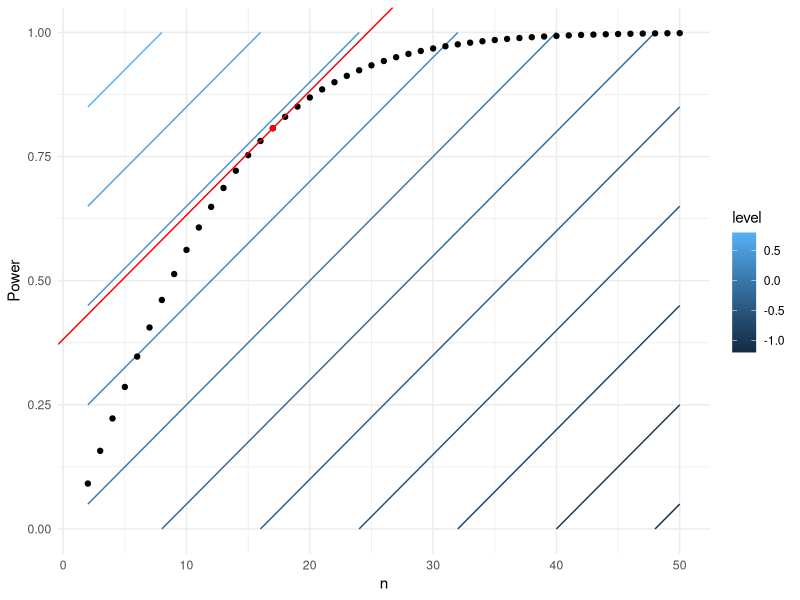
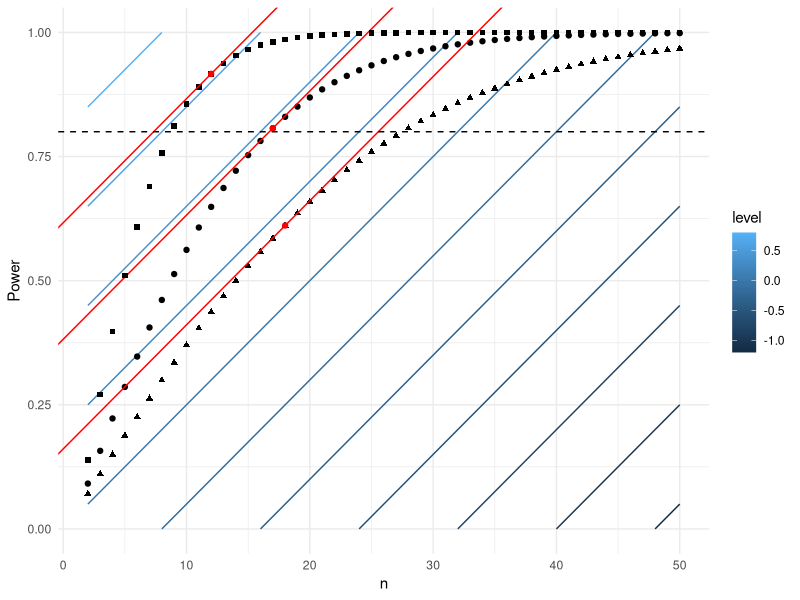
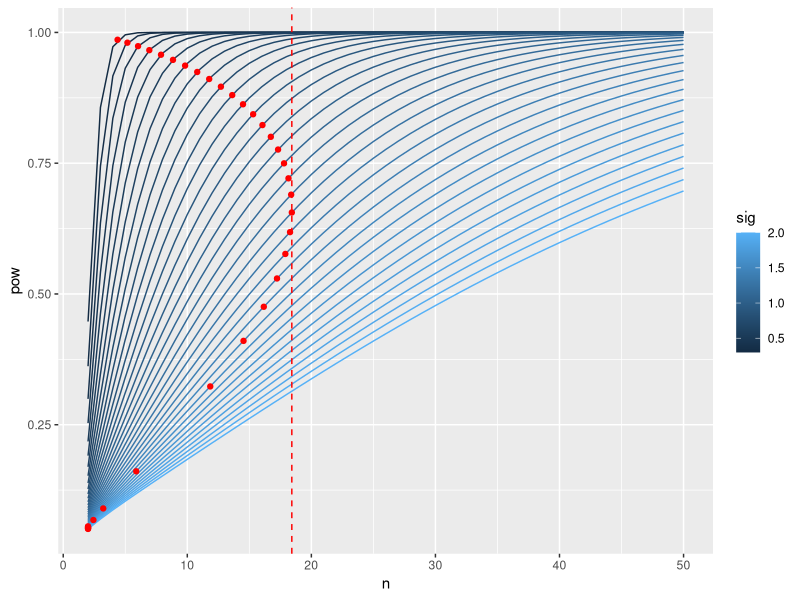
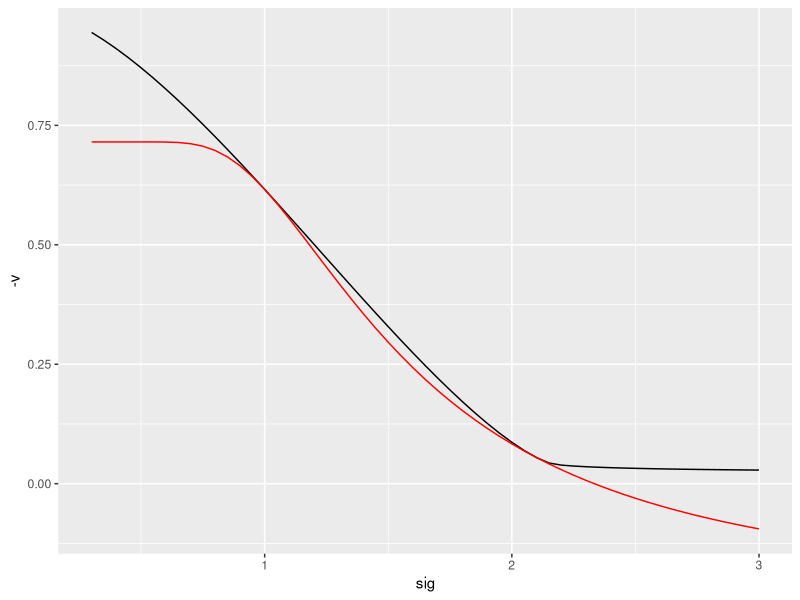

Write R code to recreate these figures, in order. (Note: this script raises an error after producing the figures.)
## ---- chunk 1
knitr::opts_chunk$set(echo = TRUE)
require(numDeriv)
require(ggplot2)
## ---- chunk 2
value <- function(x, lambda)
{
  n <- x[1]; pow <- x[2]
  pow - lambda*n
}
## ---- chunk 3
lambda <- 0.025

df <- expand.grid(n=2:50, pow=1)
df$pow <- sapply(df$n, function(n) power.t.test(n=n, delta=1)$power)
df$v <- apply(df, 1, value, lambda = lambda)

opt <- df[which.max(df$v),]

# value contours
df2 <- expand.grid(n=2:50, pow=seq(0,1,0.05))
df2$v <- apply(df2, 1, value, lambda=lambda)

ggplot(df2, aes(n, pow)) + geom_contour(aes(z=v, colour=..level..)) +
  geom_point(data=df) + geom_point(data=opt, colour="red") +
  geom_abline(slope=lambda, intercept = opt$p - lambda*opt$n, colour="red") +
  ylab("Power") + theme_minimal()

#ggsave("./paper/figures/ex1_tangent.pdf", height=9, width=14, units="cm")
## ---- chunk 4
df3 <- expand.grid(n=2:50, pow=1)
df3$pow <- sapply(df3$n, function(n) power.t.test(n=n, delta=1, sd=0.7)$power)
df3$v <- apply(df3, 1, value, lambda = lambda)
opt3 <- df3[which.max(df3$v),]

df4 <- expand.grid(n=2:50, pow=1)
df4$pow <- sapply(df4$n, function(n) power.t.test(n=n, delta=1, sd=1.3)$power)
df4$v <- apply(df4, 1, value, lambda = lambda)
opt4 <- df4[which.max(df4$v),]

ggplot(df2, aes(n, pow)) + geom_contour(aes(z=v, colour=..level..)) +
  geom_point(data=df) + geom_point(data=opt, colour="red") +
  geom_abline(slope=lambda, intercept = opt$p - lambda*opt$n, colour="red") +
  
  geom_point(data=df3, shape=15) + geom_point(data=opt3, colour="red") +
  geom_abline(slope=lambda, intercept = opt3$p - lambda*opt3$n, colour="red") +
  
  geom_point(data=df4, shape=17) + geom_point(data=opt4, colour="red") +
  geom_abline(slope=lambda, intercept = opt4$p - lambda*opt4$n, colour="red") +
  
  geom_hline(yintercept = 0.8, linetype=2) +
  
  ylab("Power") + theme_minimal()

#ggsave("./paper/figures/ex1_3tangents.pdf", height=9, width=14, units="cm")

cbind(rbind(opt3, opt, opt4), sd=c(0.7, 1, 1.3))
## ---- chunk 5
df <- expand.grid(n=2:50, sig=seq(0.3,2,0.05))
df$pow <- apply(df, 1, function(x) power.t.test(n=x[1], delta=1, sd=x[2])$power)
df$v <- df$pow - lambda*df$n

f <- function(n, sig)
{
  pow <- power.t.test(n=n, delta=1, sd=sig)$power
  -(pow - lambda*n)
}

opt <- data.frame(sig=seq(0.3,2,0.05), n=1)
opt$n <- sapply(opt$sig, function(x) optim(10, f, method="Brent", lower=2, upper=50, sig=x)$par)
opt$pow <- apply(opt, 1, function(x) power.t.test(n=x[2], delta=1, sd=x[1])$power)

ggplot(df, aes(n, pow, colour=sig, group=as.factor(sig))) + geom_line() +
  geom_point(data=opt, colour="red") +
  geom_vline(xintercept = max(opt$n), linetype=2, colour="red")

opt[which.max(opt$n),]
## ---- chunk 6
lambda <- grad(function(n) power.t.test(n=n, delta=0.3, sd=1)$power, 235)

get_value <- function(n, sig, lambda)
{
  pow <- power.t.test(n=n, delta=0.3, sd=sig)$power
  -(pow - lambda*n)
}

opt <- data.frame(n= 22, sig=seq(0.3,3,0.05))

opt$n <- sapply(opt$sig, function(x) optim(10, get_value, method="Brent", lower=2, upper=500, sig=x, lambda=lambda)$par)
opt$v <- apply(opt, 1, function(x) get_value(x[1],x[2], lambda))

rob <- data.frame(n= 235, sig=seq(0.3,3,0.05))
rob$v <- apply(rob, 1, function(x) get_value(x[1], x[2], lambda))

ggplot(opt, aes(sig, -v)) + geom_line() +
  geom_line(data=rob, colour="red")
## ---- chunk 7
coverage <- function(fixed, opt, diff, lambda)
{
  df <- data.frame(sig = opt$sig)
  df$n <- fixed
  df$v <- sapply(df$sig, function(x) get_value(fixed, x, lambda))
  df$d <- df$v - opt$v
  -sum(df$d <= diff)
}

opt <- data.frame(sig=seq(0.3,2,0.01))
opt$n <- sapply(opt$sig, function(x) optim(10, get_value, method="Brent", lower=2, upper=500, sig=x, lambda=lambda)$par)
opt$v <- apply(opt, 1, function(x) get_value(x[2],x[1], lambda))

diff <- 0.02
o <- psoptim(200, coverage, opt=opt, diff=diff, lambda=lambda,
              lower = 2, upper = 500)
## ---- chunk 8
clus_pow <- function(x, var_t, rho)
{
  k <- x[1]; n <- x[2]; m <- n/k
  clus_var <- var_t*rho + (var_t - var_t*rho)/m
  power.t.test(n=k, delta=0.3, sd=sqrt(clus_var))$power
}

clus_pow(c(25, 450), 1, 0.05)
lambda <- grad(clus_pow, c(25, 450), var_t=1, rho=0.05)


f <- function(x, var_t, rho)
{
  pow <- clus_pow(x, var_t, rho)
  -(pow - sum(lambda*x))
}

opt <- expand.grid(var_t=seq(0.8, 2, 0.05), rho=seq(0,0.2,0.01))
opt <- cbind(opt, t(apply(opt, 1, function(x) optim(c(10,10), fn=f, lower=c(2,2), upper=c(50,1000), var_t=x[1], rho=x[2], method="L-BFGS-B")$par)))
names(opt)[3:4] <- c("k", "n")
opt$v <- apply(opt, 1, function(x) f(x[3:4],x[1],x[2]))

rob <- opt
rob$k <- 25
rob$n <- 450
rob$v <- apply(rob, 1, function(x) f(x[3:4],x[1],x[2]))

rob$d <- opt$v - rob$v

ggplot(rob, aes(var_t, rho, z=d, colour=..level..)) + geom_contour(breaks=c(-0.0001,seq(-0.01,-0.1,-0.01))) +
  ylab(expression(rho)) + xlab(expression(sigma[t]^2)) +
  theme_minimal()

sum(rob$v - opt$v)
## ---- chunk 9
# see chapter 9, D.Collet Modelling survival data in medical research
s_bar <- function(x, med1, med2)
{
  # Assuming exponential models with medians med1 and med2,
  # so S(x) = exp(-ln(2)x/med)
  (exp( -(log(2)/med1)*x ) + exp( -(log(2)/med2)*x ))/2
}
  
get_pow <- function(x, med1)
{
  # med1 - median survival control
  # x - (accrual time period, total trial time)
  # a - accrual time period
  # f - follow-up time period
  a <- x[[1]]; f <- max(x[[2]] - x[[1]], 0)
  dif <- 2
  med2 <- med1 + dif
  m <- 10.3 # monthly accrual rate
  theta <- log(med1/med2) # log harzard ratio
  
  # Expected sample size
  n <- m*a
  # Probability of an event
  prob_d <- 1 - (s_bar(f, med1, med2) + 4*s_bar(0.5*a + f, med1, med2) + s_bar(a + f, med1, med2))/6
  # Expected number of events
  d <- n*prob_d
  # Power
  pnorm( -theta*sqrt(d)/2 - qnorm(0.975) )
}

get_pow(c(23,48), 4.5)
lambda <- grad(get_pow, c(23,48), med1=4.5)
## ---- chunk 10
get_value <- function(x, med1, lambda)
{
  #if(x[1] < 1 | x[1] > 100 | x[2] < 1 | x[2] > 100) return(100000)
  pow <- get_pow(x, med1)
  
  -(pow - sum(lambda*x))
}

get_design <- function(med1)
{
  o <- optim(c(25,50), get_value, med1=med1, lambda=lambda,
              lower = c(0,0), upper = c(100,100), method="L-BFGS-B")
  return(c(o$par, -o$value))
} 

df <- data.frame(med1=seq(2, 8, 0.05))
df <- cbind(df, t(sapply(df$med1, get_design)))
names(df)[2:4] <- c("a", "t", "v")

df2 <- data.frame(med1=df$med1)
fixed <- c(21, 47)
df2$a <- fixed[1]; df2$t <- fixed[2]
df2$v <- -sapply(df2$med1, function(x) get_value(fixed, x, lambda))
df2$d <- df2$v - df$v

# Optimal designs
ggplot(df, aes(a, t-a, colour=med1)) + geom_point() +
  xlab("Accrual") + ylab("Follow-up") +
  theme_minimal()

# Optimal and fixed design values
ggplot(df2, aes(med1)) + geom_line(aes(y=v)) + geom_line(aes(y=-d), colour="blue") +
  geom_line(data=df, aes(y=v), colour="red") + 
  xlab("Median survival time") + ylab("Value") +
  theme_minimal()
## ---- chunk 11
coverage <- function(fixed, df, diff, lambda)
{
  df2 <- data.frame(med1=df$med1)
  df2$a <- fixed[1]; df2$t <- fixed[2]
  df2$v <- -sapply(df2$med1, function(x) get_value(fixed, x, lambda))
  df2$d <- df2$v - df$v
  -sum(-df2$d <= diff)
}

df <- data.frame(med1=seq(2, 8, 0.01))
df <- cbind(df, t(sapply(df$med1, get_design)))
names(df)[2:4] <- c("a", "t", "v")

diff <- 0.01
opt <- psoptim(c(35,50), coverage, df=df, diff=diff, lambda=lambda,
              lower = c(0,0), upper = c(100,100))#, method="L-BFGS-B")
## ---- chunk 12
ns <- 2:80
pow <- sapply(ns, function(x) power.t.test(n=x, delta=1)$power)
se <- sqrt(2*1/ns)

plot(ns, se)
plot(se, pow)
## ---- chunk 13
library(numDeriv)

get_power <- function(k, sd)
{
  if(k <= 1){
    return(0)
  } else {
    d <- 1
    # Use the large-sample normal approximation
    p <- 1-pnorm(qnorm(0.975)*sqrt((2*sd^2)/k), d, sqrt((2*sd^2)/k))
    return(p)
  }
}

# Guess of the sd of cluster means is ~ 1.9
get_power(57, 1.9)
# Infer the value function parameter based on our original choice
lambda <- grad(get_power, 57, sd=1.9)

get_value <- function(k, sd)
{
  pow <- get_power(k, sd)
  return(-(pow - lambda*k))
}

get_k <- function(sd)
{
  # Find the k such that value is maximised
  sd <- sd[[1]]
  o <- optim(1, get_value, lower=c(0), upper=c(100), sd=sd, method="Brent")
  return(c(o$par, o$value))
}

get_k_SSR <- function(sd)
{
  # For comparison, show the k needed to get 80% power
  k <- 2*(qnorm(1-0.025) + qnorm(0.8))^2 * (sd^2/1)
  return(c(k, get_value(k, sd)))
}


df <- data.frame(sd=seq(0.1,4,0.05))
df <- cbind(df, t(sapply(df$sd, get_k)))
names(df)[2:3] <- c("k", "v")
df <- cbind(df, t(sapply(df$sd, get_k_SSR)))
names(df)[4:5] <- c("k_SSR", "v_SSR")
df$pow <- sapply(1:nrow(df), function(i, df) get_power(df[i,2], df[i,1]), df=df)

ggplot(df, aes(sd, k)) + geom_line() +
  geom_vline(xintercept = 1.9, linetype=2) +
  geom_line(data=df, aes(sd,k_SSR), colour="darkred")
## ---- chunk 14
# Robust sample size
k_rob <- max(df$k)
df_rob <- data.frame(sd = df$sd)
df_rob$pow <- sapply(df_rob, get_power, k=k_rob)


# Simulate SSR
sim_SSR <- function(sd)
{
  k <- 29; m <- 4
  c_means <- rnorm(2*k, 0, sd)
  sd_est <- sd(c_means)
  new_k <- max(57, get_k_SSR(sd_est)[1])
  return(new_k)
}

batch_SSR <- function(sd)
{
  ks <- replicate(1000, sim_SSR(sd))
  pows <- sapply(ks, get_power, sd=sd)
  return(c(as.numeric(quantile(ks, c(0.01,0.1,0.5,0.9,0.99))), as.numeric(quantile(pows, c(0.01,0.1,0.5,0.9,0.99)))))
}

df_SSR <- data.frame(sd = df$sd)
df_SSR <- cbind(df_SSR, t(sapply(df_SSR$sd, batch_SSR)))
names(df_SSR)[2:6] <- c("kq01", "kq10", "kq50", "kq90", "kq99")
names(df_SSR)[7:11] <- c("pq01", "pq10", "pq50", "pq90", "pq99")

# Plot sample sizes
ggplot(df_SSR, aes(sd, kq50)) + geom_line(colour="darkred") +
  geom_ribbon(aes(ymin = kq10, ymax = kq90), alpha=0.2, fill="darkred") + 
  geom_ribbon(aes(ymin = kq01, ymax = kq99), alpha=0.2, fill="darkred") +
  geom_hline(yintercept = k_rob, colour="darkgreen") +
  ylim(c(0,400))

# Plot powers
ggplot(df_SSR, aes(sd, pq50)) + geom_line(colour="darkred") +
  geom_ribbon(aes(ymin = pq10, ymax = pq90), alpha=0.2, fill="darkred") + 
  geom_ribbon(aes(ymin = pq01, ymax = pq99), alpha=0.2, fill="darkred") +
  geom_line(data=df_rob, aes(sd, pow), colour="darkgreen") +
  ylim(c(0,1))
## ---- chunk 15
get_power <- function(x, sd)
{
  k <- x[1]; alpha <- x[2]; d <- 0.3
  if(k <= 1){
    return(0)
  } else {
    # Use the large-sample normal approximation
    p <- 1-pnorm(qnorm(1-alpha)*sqrt((2*sd^2)/k), d, sqrt((2*sd^2)/k))
    return(p)
  }
}

get_power(c(235, 0.025), 1)
lambda <- grad(get_power, c(235, 0.025), sd=1)

get_value <- function(x, sd)
{
  k <- x[1]; alpha <- x[2]; d <- 1
  if(k < 2 | k > 800 | alpha <=0 | alpha >=1) return(10000)
  pow <- get_power(c(k, alpha), sd=sd)
  return(-(pow - lambda[1]*k - lambda[2]*alpha))
}

get_design <- function(sd, starting=c(95.5,0.025))
{
  o <- optim(starting, get_value, sd=sd)
  return(c(o$par, o$value))
}


sds <- seq(0.1,3,0.02)
df <- NULL
df <- rbind(df, c(sds[1], get_design(sds[1])))
for(i in 2:length(sds)){
  df <- rbind(df, c(sds[i], get_design(sds[i], starting = df[i-1,2:3])))
}
df <- as.data.frame(df)
names(df) <- c("sd", "k", "a", "v")
df$p <- apply(df[,1:3], 1, function(x) get_power(x[2:3], sd=x[1]))
df$c <- apply(df, 1, function(x) sqrt(2*x[1]^2/x[2])*qnorm(1-x[3]))

ggplot(df, aes(k, a, colour=sd)) + geom_point() 

# Get value of fixed design
rob <- data.frame(sd=sds, k=235, a=0.025)
rob$v <- apply(rob, 1, function(x) get_value(x[2:3], x[1]))

df2 <- rbind(rob, df[,c("sd", "k", "a", "v")])

ggplot(df2, aes(sd, v, colour=k)) + geom_point()

# Get vakue of optimal design with constrained alpha

get_value2 <- function(x, sd)
{
  k <- x[1]; d <- 1; alpha <- 0.025
  pow <- get_power(c(k, alpha), sd=sd)
  return(-(pow - lambda[1]*k - lambda[2]*alpha))
}

get_design2 <- function(sd, starting=c(95.5))
{
  o <- optim(starting, get_value2, sd=sd, method="Brent", lower = 2, upper = 800)
  return(c(o$par, o$value))
}

df3 <- data.frame(sd=df$sd)
df3 <- cbind(df3, t(sapply(df3$sd, get_design2)))
names(df3)[2:3] <- c("k", "v")
df3$a <- 0.025

df2 <- rbind(df2, df3[,c(1,2,4,3)])
df2$t <- c(rep("rob", 146), rep("opt", 146), rep("opt2", 146))

ggplot(df2, aes(sd, v, colour=k, shape=t)) + geom_point()
## ---- chunk 16
# see chapter 9, D.Collet Modelling survival data in medical research
s_bar <- function(x, med1, med2)
{
  # Assuming exponential models with medians med1 and med2,
  # so S(x) = exp(-ln(2)x/med)
  (exp( -(log(2)/med1)*x ) + exp( -(log(2)/med2)*x ))/2
}
  
get_beta <- function(x, med1)
{
  # med1 - median survival control
  # x - (accrual time period, total trial time)
  # a - accrual time period
  # f - follow-up time period
  a <- x[[1]]; f <- x[[2]] - x[[1]]
  dif <- 2
  med2 <- med1 + dif
  m <- 10.3 # monthly accrual rate
  theta <- log(med1/med2) # log harzard ratio
  
  # Expected sample size
  n <- m*a
  # Probability of an event
  prob_d <- 1 - (s_bar(f, med1, med2) + 4*s_bar(0.5*a + f, med1, med2) + s_bar(a + f, med1, med2))/6
  # Expected number of events
  d <- n*prob_d
  # Power
  pow <- pnorm( -theta*sqrt(d)/2 - qnorm(0.975) )
  return(1-pow)
}

get_beta(c(23,48), 4.5)
w <- grad(get_beta, c(23,48), med1=4.5)
## ---- chunk 17

get_value <- function(x, med1)
{
  if(x[1] < 1 | x[1] > 100 | x[2] < 1 | x[2] > 100) return(100000)
  beta <- get_beta(x, med1)
  return(beta - sum(w*x))
}

get_design <- function(med1)
{
  o <- optim(c(5,5), get_value, med1=med1)
  return(c(o$par, o$value))
}

df <- data.frame(med1=seq(2, 10, 0.05))
df <- cbind(df, t(sapply(df$med1, get_design)))
names(df)[2:4] <- c("a", "t", "v")

ggplot(df, aes(a, t, colour=med1)) + geom_point() 
## ---- chunk 18
# Fixed t, total time for study (i.e. accrual time + follow-up time)
obj_func_fixed_t <- function(a, t, med1)
{
  x <- c(a, t)
  beta <- get_beta(x, med1=med1)
  return(beta - sum(w*x))
}

eval_p_fixed_t <- function(med1, t)
{
  # Find accrual time a that maximises value for known med1
  opt <- optim(par=3, fn=obj_func_fixed_t, t=t, med1=med1,
               lower = 2, upper = t, method="Brent")
  return(-opt$par)
}

opt_fixed_t <- function(t)
{
  # Search over med1 to find the largest a possibly required
  opt <- optim(par=5, fn=eval_p_fixed_t, t=t, lower = 1, upper = 100, method="L")
  return(-opt$value)
}

# For example, 
opt_fixed_t(36)
## ---- chunk 19
# Fixed a, accrual time
obj_func_fixed_a <- function(t, a, med1)
{
  x <- c(a, t)
  beta <- get_beta(x, med1=med1)
  return(beta - sum(w*x))
}

eval_p_fixed_a <- function(med1, a)
{
  opt <- optim(par=10, fn=obj_func_fixed_a, a=a, med1=med1,
               lower = 3, upper = 100, method="Brent")
  return(-opt$par)
}

opt_fixed_a <- function(a)
{
  opt <- optim(par=5, fn=eval_p_fixed_a, a=a, lower = 1, upper = 100, method="L")
  return(-opt$value)
}

# For example,
opt_fixed_a(24)
## ---- chunk 20
ts <- 3:75
t_o <- sapply(ts, opt_fixed_t)

as <- 3:75
a_o <- sapply(as, opt_fixed_a)

df <- data.frame(t=ts, t_o=t_o, a=as, a_o=a_o)

ggplot() + geom_point(data=df, aes(t, t_o, colour="t_fix")) + geom_point(data=df, aes(a_o, a, colour="a_fix"))
## ---- chunk 21
t1 <- runif(1,3,100); a1 <- runif(1,3,100)
converged <- FALSE
iter <- 1
print(c(a1,t1))
while(!converged & iter < 100){
  t2 <- opt_fixed_a(a1)
  a2 <- opt_fixed_t(t2)
  print(c(a2, t2))
  if(dist(rbind(c(t1,a1),c(t2,a2))) < 0.00001) converged <- TRUE
  t1 <- t2; a1 <- a2
}
## ---- chunk 22
lambda <- 0.005
df <- expand.grid(n=2:500, sig=seq(1,5,0.1))
df$pow <- apply(df, 1, function(x) power.t.test(n=x[1], delta=1, sd=x[2])$power)
df$v <- df$pow - lambda*df$n

f <- function(n, sig)
{
  pow <- power.t.test(n=n, delta=1, sd=sig)$power
  -(pow - lambda*(n + 32))
}

opt <- data.frame(sig=seq(1,5,0.1), n=1)
opt$n <- sapply(opt$sig, function(x) optim(10, f, method="Brent", lower=2, upper=500, sig=x)$par)
opt$pow <- apply(opt, 1, function(x) power.t.test(n=x[2], delta=1, sd=x[1])$power)
opt$value <- opt$pow - 0.005*(opt$n + 32)

ggplot(df, aes(n, pow, colour=sig, group=as.factor(sig))) + geom_line() +
  geom_point(data=opt, colour="red") +
  geom_vline(xintercept = max(opt$n), linetype=2, colour="red")

opt[which.max(opt$n),]
df0 <- opt
## ---- chunk 23
df2 <- data.frame(sig=seq(1,4,0.1))
df2$pow <- sapply(df2$sig, function(x) power.t.test(n=88, delta=1, sd=x)$power)
ggplot(df2, aes(sig, pow)) + geom_point()
## ---- chunk 24
ggplot(df0, aes(sig, n)) + geom_line() + 
  geom_line(data=df0, aes(sig, 100*value), colour="darkgreen") +
  geom_vline(xintercept = 2.98, linetype =2)
## ---- chunk 25
get_value <- function(n_p, sig)
{
  alpha <- 0.5; n <- 88
  c <- qchisq(alpha, n_p-1)*2.98^2/(n_p-1)
  pilot_pow <- pchisq(c*(n_p-1)/sig^2, n_p-1)
  main_pow <- power.t.test(n=n, delta=1, sd=sig)$power
  # Return both the pilot value, and the value of not doing a pilot at all
  c(-(pilot_pow*main_pow - lambda*(n_p/2+pilot_pow*(n+32))), main_pow - lambda*(n+32))
}

df3 <- data.frame(sig=seq(1,6,0.1))
df3$n <- sapply(df3$sig, function(x) optim(30, function(y, x) get_value(y, x)[1], x=x,
                                           lower = 2, upper = 200, method="Brent")$par)
ggplot(df3, aes(sig, n)) + geom_line()
## ---- chunk 26
df4 <- expand.grid(sig=seq(1,6,0.1))
df4 <- cbind(df4, t(sapply(df4$sig, function(x, n_p) get_value(n_p, x), n_p = max(df3$n))))
names(df4)[2:3] <- c("v", "v2")

ggplot(df4, aes(sig, -v)) + geom_line() +
  geom_line(data=df4, aes(sig, -(v+v2)), linetype=3) +
  geom_vline(xintercept = 2.98, linetype =2)
## ---- chunk 27
get_value2 <- function(n, sig)
{
  alpha <- 0.5; n_p <- 12
  c <- qchisq(alpha, n_p-1)*2.98^2/(n_p-1)
  pilot_pow <- pchisq(c*(n_p-1)/sig^2, n_p-1)
  main_pow <- power.t.test(n=n, delta=1, sd=sig)$power
  # Return both the pilot value, and the value of not doing a pilot at all
  c(-(pilot_pow*main_pow - lambda*(n_p/2+pilot_pow*(n+32))), -(main_pow - lambda*(n+32)))
}

df5 <- data.frame(sig=seq(1,6,0.1))
df5$n <- sapply(df5$sig, function(x) optim(30, function(y, x) get_value2(y, x)[1], x=x,
                                           lower = 2, upper = 200, method="Brent")$par)
ggplot(df5, aes(sig, n)) + geom_line()
